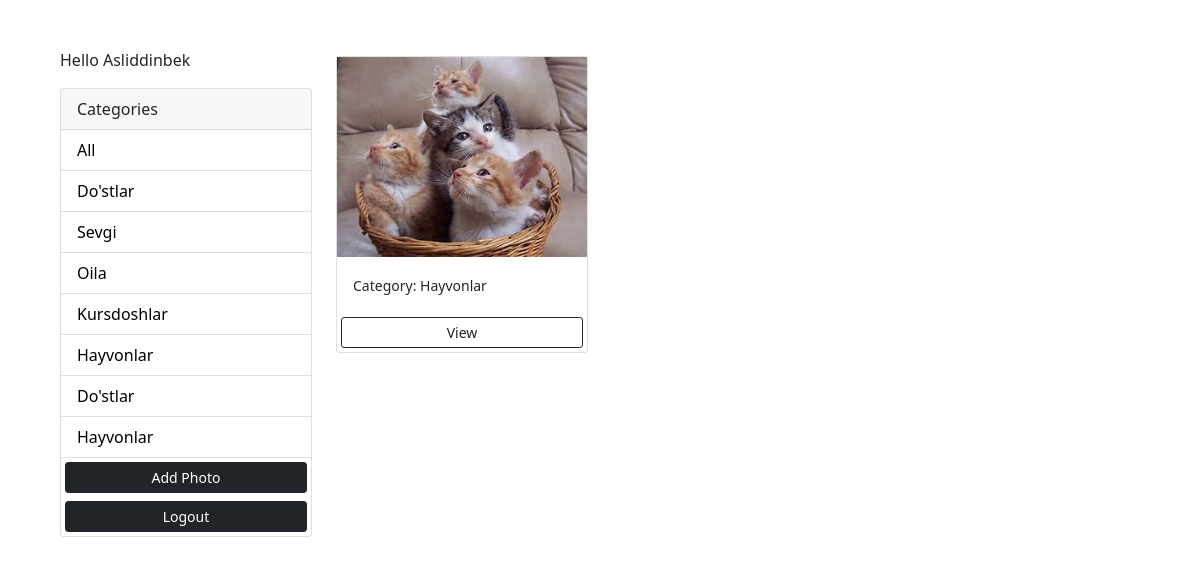
Screenshot of / (signed in) with the database file from the repository.
### photo/models.py (models this page shows, shortened)
class Category(models.Model):
    user = models.ForeignKey(User, on_delete=models.SET_NULL, null=True, blank=True)
    name = models.CharField(max_length=100, null=False, blank=False)

class Photo(models.Model):
    category = models.ForeignKey(Category, on_delete=models.SET_NULL, null=True, blank=True)
    image = models.ImageField(null=False, blank=False)
    description = models.TextField()

### photo/views.py (the view)
# urls.py: path('', galeriya, name='galeriya'),
@login_required(login_url='login')
def galeriya(request):
    user = request.user
    category = request.GET.get('category')
    if category == None:
        photos = Photo.objects.filter(category__user=user)
    else:
        photos = Photo.objects.filter(category__name=category, category__user=user)
    categories = Category.objects.all()
    context = {
        "categories": categories,
        "photos": photos,
    }
    return render(request, 'photo/galeriya.html', context)

### templates/photo/galeriya.html (shortened to what this page needs)
<!DOCTYPE html>
<html lang="en">
<head>
    <link href="https://cdn.jsdelivr.net/npm/bootstrap@5.0.0-beta1/dist/css/bootstrap.min.css" rel="stylesheet"
>
</head>
<body class="m-5">
    <div class="container">
        <div class="row">
            <div class="col-md-3">
                {% if request.user.is_authenticated %}
                <p>Hello {{request.user}}</p>
                {% endif %}
                <div class="card">
                    <div class="card-header">
                        Categories
                    </div>
                    <ul class="list-group list-group-flush">
                        <li class="list-group-item">
                            <a href="{% url 'galeriya' %}">All</a>
                        </li>
                        {% for category in categories %}
                        <li class=" list-group-item">
                            <a href="{% url 'galeriya' %}?category={{category.name}}">
                                {{category.name}}
                            </a>
                        </li>
                        {% endfor %}
                        <a href="{% url 'add-photo' %}" class="btn btn-dark btn-block btn-sm m-1">Add Photo</a>
                        <a href="{% url 'logout' %}" class="btn btn-dark btn-block btn-sm m-1">Logout</a>
                    </ul>
                </div>
            </div>
            <div class="col-md-9">
                <div class="row">
                    {% for photo in photos %}
                    <div class="col-md-4">
                        <div class="card my-2">
                            <img class="image-thumbail" src="{{photo.image.url}}" alt="Card image cap">
                            <div class="card-body">
                                <small>Category: {{photo.category.name}}</small>
                            </div>
                            <a href="{% url 'view-photo' photo.id %}" class="btn btn-outline-dark btn-sm m-1">View</a>
                        </div>
                    </div>
                    {% empty %}
                    <h3>No photos...</h3>
                    {% endfor %}
                </div>
            </div>
        </div>
    </div>
</body>
</html>

### templates/photo/galeriya.html (style rules this page uses)
.image-thumbail { height: 200px; object-fit: cover; }
.list-group-item a { text-decoration: none; color: black; }

### rows the page displays
Category: name "Do'stlar"
Category: name "Sevgi"
Category: name "Oila"
Category: name "Kursdoshlar"
Category: name "Hayvonlar"
Category: name "Do'stlar"
Category: name "Hayvonlar"
Photo: image (picture), category.name "Hayvonlar"

### other values shown
{{ request.user }} "Asliddinbek"
